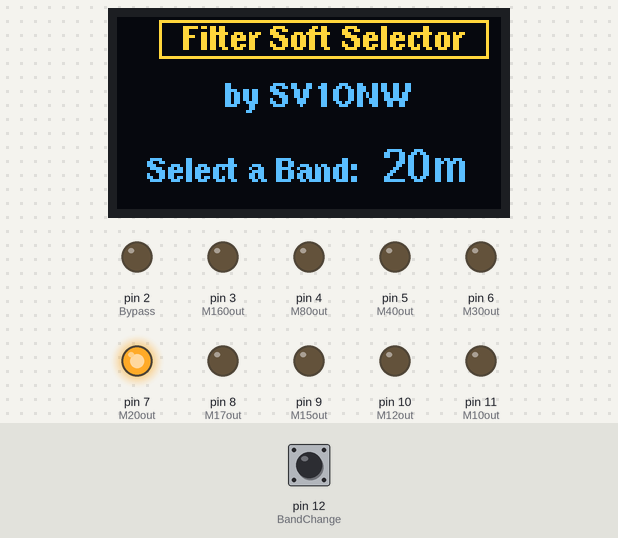
Bench run of a sketch on a simulated Arduino Uno, built with avr-gcc and run on an emulated ATmega328P. Parts: 128×64 one-colour display, output pins drawn as LEDs (lit = HIGH). Dashed ring = blinking. The inputs (shaded band) are chosen by the test bench; at power-on: pin 12 (BandChange) HIGH. The OLED is the two-colour kind (top 16 rows yellow).

Above: at 2.3 s.
2.4 s: pin 12 (BandChange) pulled LOW for 1 s
At 2.82 s:
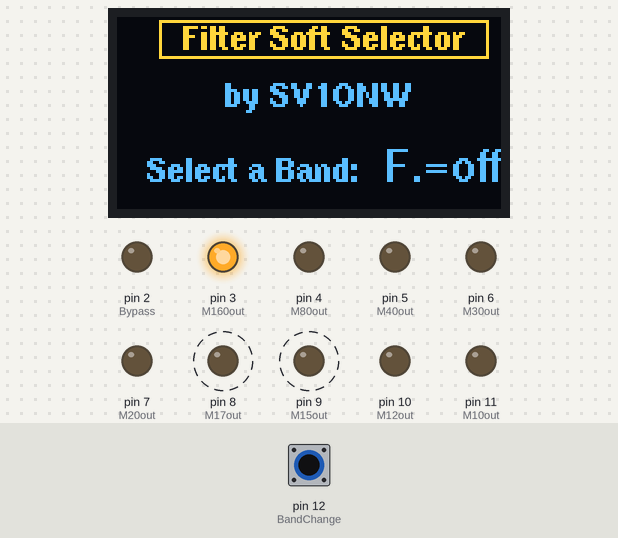
At 3.8 s:
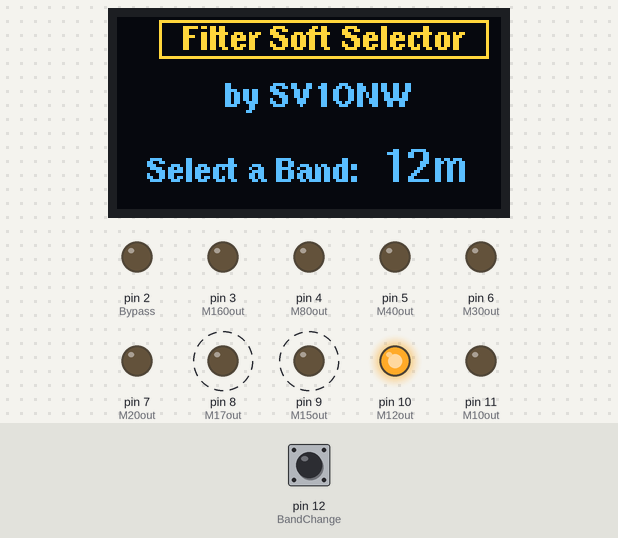
4.9 s: pin 12 (BandChange) pulled LOW for 0.15 s
At 5.9 s:
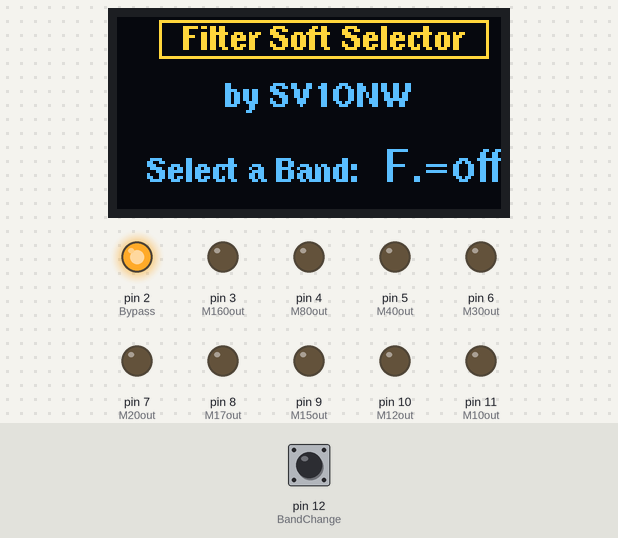
Timing chart, 0 to 7.9 s (numbered marks = the images above; inputs shaded):
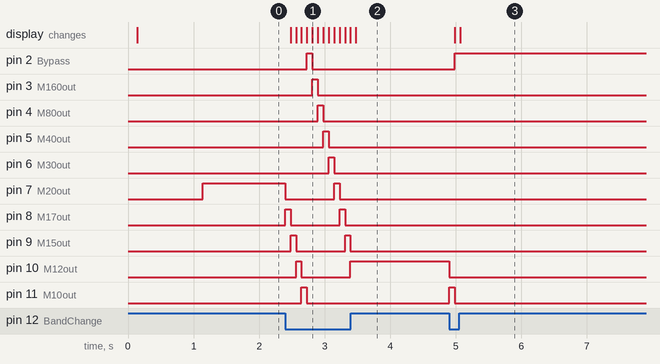

The sketch:

filter_control2.1_11.ino
```cpp
// (licence header left out)
// include the following libraries code:
#include <Arduino.h>  //Included in Αrduino IDE
#include <U8g2lib.h>  //Get the library and serious doccumentation from: https://github.com/olikraus/u8g2
#include <Wire.h>     //Included in Αrduino IDE

// Set up MCU pins

#define BandChange     12  //Cyclically going up and then down to Lowest Band, starting from 20m Band. Input pin
#define Bypass          2  //Pin 2  Output to BPF Bypass
#define M160out         3  //Pin 3  Output to BPF 160m
#define M80out          4  //Pin 4  Output to BPF 80m
#define M40out          5  //Pin 5  Output to BPF 40m
#define M30out          6  //Pin 6  Output to BPF 30m
#define M20out          7  //Pin 7  Output to BPF 20m
#define M17out          8  //Pin 8  Output to BPF 17m
#define M15out          9  //Pin 9  Output to BPF 15m
#define M12out         10  //Pin 10 Output to BPF 12m
#define M10out         11  //Pin 11 Output to BPF 10m

// U8g2 Contructor for noname 128 x 64 OLED Display
U8G2_SSD1306_128X64_NONAME_F_HW_I2C u8g2(U8G2_R0, /* reset=*/ U8X8_PIN_NONE);
// Constructor ends here

// configure variables
unsigned int bStepcount=4;  //Start up value "4" selects 20 meter band. Can be changed to your taste.
String band = " 20m";    //Prints the start up selected Band name. Should be changed to match bStepcount accordingly.
unsigned long debounce,DebounceDelay=500000;


void setup()
{
  u8g2.begin();
  u8g2.enableUTF8Print();

//********** Write on the display *****************************************
  u8g2.firstPage();
  do{
  u8g2.setFont(u8g2_font_helvB08_tf);  // Select a font to suit your taste
  u8g2.setFontDirection(0);
  u8g2.clearBuffer();
  u8g2.drawFrame(14,1,110,13);// Draw a rectangle outline
  u8g2.setCursor(22, 11);
  u8g2.print("Filter Soft Selector");//Sketch title
  u8g2.setCursor(36, 30);
  u8g2.print("by SV1ONW");//Author
  u8g2.setCursor(10, 55);
  u8g2.print("Select a Band:");//Action to do
  u8g2.setFont(u8g2_font_helvB10_tf);  //  Select a font to suit your taste
  u8g2.setFontDirection(0);
  u8g2.setCursor(85, 55);
  u8g2.print(band);
  u8g2.sendBuffer();
  }while (u8g2.nextPage());

  delay(1000);

//INITIALIZATION  **********************************************************
  // Set up Band Change Button (momentarily push type)
  pinMode(BandChange, INPUT);         // Set as input
  digitalWrite(BandChange, HIGH);     // Enable internal pull-up resistor
  // Set up Outputs
  pinMode(Bypass,  OUTPUT);           // Set as output
  pinMode(M160out, OUTPUT);           // Set as output
  pinMode(M80out,  OUTPUT);           // Set as output
  pinMode(M40out,  OUTPUT);           // Set as output
  pinMode(M30out,  OUTPUT);           // Set as output
  pinMode(M20out,  OUTPUT);           // Set as output
  pinMode(M17out,  OUTPUT);           // Set as output
  pinMode(M15out,  OUTPUT);           // Set as output
  pinMode(M12out,  OUTPUT);           // Set as output
  pinMode(M10out,  OUTPUT);           // Set as output

  digitalWrite(Bypass,  LOW);         // Initial state must be Low
  digitalWrite(M160out, LOW);         // Initial state must be Low
  digitalWrite(M80out,  LOW);         // Initial state must be Low
  digitalWrite(M40out,  LOW);         // Initial state must be Low
  digitalWrite(M30out,  LOW);         // Initial state must be Low
  digitalWrite(M20out,  LOW);         // Initial state must be Low
  digitalWrite(M17out,  LOW);         // Initial state must be Low
  digitalWrite(M15out,  LOW);         // Initial state must be Low
  digitalWrite(M12out,  LOW);         // Initial state must be Low
  digitalWrite(M10out,  LOW);         // Initial state must be Low

  digitalWrite(M20out, HIGH);         // Set High for the 20 meter default band
}

//******************************************************************
// Loop starts here:
// Loops consecutively to check MCU's activity
//******************************************************************
void loop()
{
    // Band selection begins here:
    if(digitalRead(BandChange) == LOW)
    {
      for(debounce=0; debounce < DebounceDelay; debounce++) {
      };
      bStepcount++;
      if(bStepcount>9)bStepcount=0;
      setBand(); // Call the: Select the desired band subroutine
    }

}

//******************************************************************
// Subroutines
//******************************************************************
// Select the desired band subroutine
//******************************************************************
  void setBand()
  {
    switch(bStepcount)
    {
    case 0:
      band = "160m";
      digitalWrite(Bypass, LOW);
      digitalWrite(M160out, HIGH);
      break;
    case 1:
      band = " 80m";
      digitalWrite(M160out, LOW);
      digitalWrite(M80out, HIGH);
      break;
    case 2:
      band = " 40m";
      digitalWrite(M80out, LOW);
      digitalWrite(M40out, HIGH);
      break;
    case 3:
      band = " 30m";
      digitalWrite(M40out, LOW);
      digitalWrite(M30out, HIGH);
      break;
    case 4:
       band = " 20m";
      digitalWrite(M30out, LOW);
      digitalWrite(M20out, HIGH);
      break;
    case 5:
      band = " 17m";
      digitalWrite(M20out, LOW);
      digitalWrite(M17out, HIGH);
      break;
    case 6:
      band = " 15m";
      digitalWrite(M17out, LOW);
      digitalWrite(M15out, HIGH);
      break;
    case 7:
      band = " 12m";
      digitalWrite(M15out, LOW);
      digitalWrite(M12out, HIGH);
      break;
    case 8:
      band = " 10m";
      digitalWrite(M12out, LOW);
      digitalWrite(M10out, HIGH);
      break;
     case 9:
      band = " F.=off"; // Filter is bypassed
      digitalWrite(M10out, LOW);
      digitalWrite(Bypass, HIGH);
      break;
    }
  resDisplay();
  }

//******************************************************************
// Display the selected band subroutine
//******************************************************************
void resDisplay()
{

  u8g2.setFont(u8g2_font_helvB08_tf);  // Select a font to suit your taste
  u8g2.setFontDirection(0);
  u8g2.clearBuffer();
  u8g2.drawFrame(14,1,110,13);
  u8g2.setCursor(22, 11);
  u8g2.print("Filter Soft Selector");
  u8g2.setCursor(36, 30);
  u8g2.print("by SV1ONW");
  u8g2.setCursor(10, 55);
  u8g2.print("Select a Band:");
  u8g2.setFont(u8g2_font_helvB10_tf);  // Select a font to suit your taste
  u8g2.setFontDirection(0);
  u8g2.setCursor(85, 55);
  u8g2.print(band);
  u8g2.sendBuffer();

}
//******************************************************************
```

Measured:
- after the input at 2.4 s, pin 2 (Bypass): LOW → HIGH after 0.33 s, → LOW 0.08 s later; pin 3 (M160out): LOW → HIGH after 0.41 s, → LOW 0.08 s later
- after the input at 4.9 s, pin 2 (Bypass): LOW → HIGH after 0.08 s; pin 10 (M12out): HIGH → LOW at once; pin 11 (M10out): LOW → HIGH at once, → LOW 0.08 s later; the display: first changes after 0.08 s (image 3 shows a later state)
